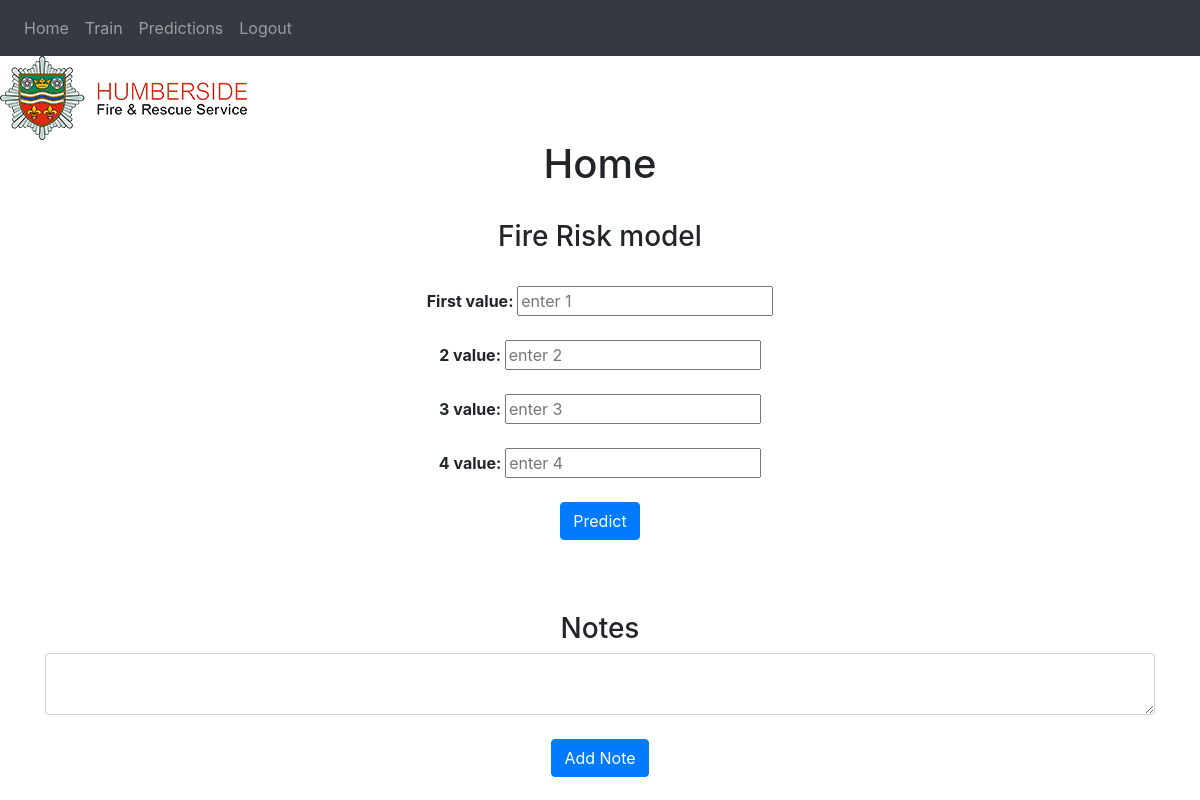
/ (signed in), run on an earlier commit of the app's database.
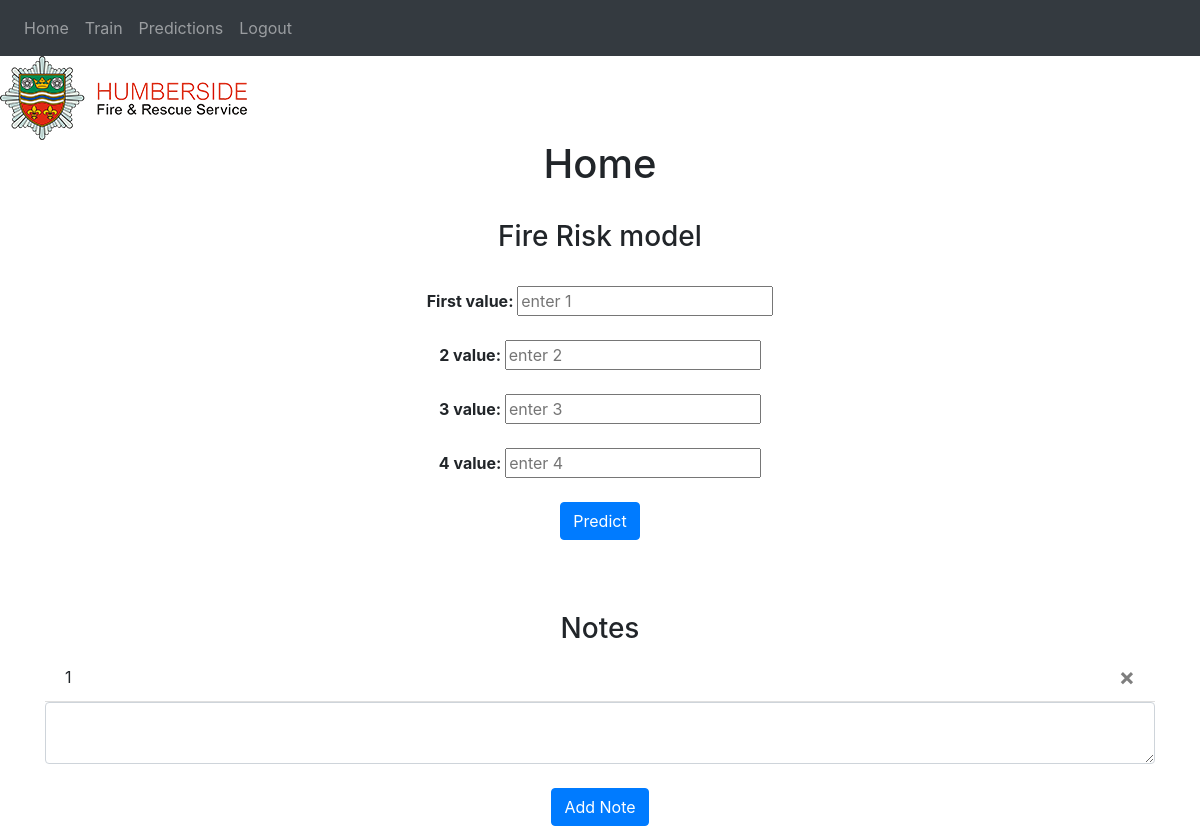
And on a later commit of the database.
### website/models.py (models this page shows)
class Note(db.Model):
    id = db.Column(db.Integer, primary_key=True)
    data = db.Column(db.String(10000))
    date = db.Column(db.DateTime(timezone=True), default=func.now())
    user_id = db.Column(db.Integer, db.ForeignKey('user.id'))

### website/views.py (the view, shortened to what this page needs)
@views.route('/', methods=['GET', 'POST'])
@login_required #must be logged in to access page
def home():
    return render_template("home.html", user=current_user)

### website/__init__.py (called while the page is built)
def create_app():
    app = Flask(__name__)
    app.config['SECRET_KEY'] = 'HFRS2021'
    app.config['SQLALCHEMY_DATABASE_URI'] = f'sqlite:///{DB_NAME}'
    app.config['MYSQL_HOST'] = db['mysql_host']
    app.config['MYSQL_USER'] = db['mysql_user']
    app.config['MYSQL_PASSWORD'] = db['mysql_password']
    app.config['MYSQL_DB'] = db['mysql_db']
    db.init_app(app)
    from .views import views
    from .auth import auth
    app.register_blueprint(views, url_prefix='/')
    app.register_blueprint(auth, url_prefix='/')
    from .models import User, Note, Predictions
    create_database(app)
    login_manager = LoginManager()
    login_manager.login_view = 'auth.login'
    login_manager.init_app(app)
    parseCSV()
    @login_manager.user_loader
    def load_user(id):
        return User.query.get(int(id)) #looks for primary key in db
    return app

### website/templates/home.html (shortened to what this page needs)
{% extends "base.html" %}
    {% block content %}
        <h1 align ="center">Home</h1>
        <br>
        <h3 align="center">Fire Risk model</h3>
        <br>
            <div align="center">
                <form method="POST">
                    <b> First value: <input type="text", name='a', placeholder="enter 1"> <br>
                    <br> 2 value: <input type="text", name='b', placeholder="enter 2"> <br>
                    <br> 3 value: <input type="text", name='c', placeholder="enter 3"> <br>
                    <br> 4 value: <input type="text", name='d', placeholder="enter 4"> <br></b>
                </form>
                <br>
                <a href="/train"><button type=button class="btn btn-primary">Predict</button></a>
            </div>
        <br>
        <br>
        <br>
        <h3 align="center">Notes</h3>
        <ul class="list-group list-group-flush" id="notes">
            {% for note in user.notes %}
            <li class="list-group-item">{{ note.data }}
                <button type="button" class="close" onClick="deleteNote({{ note.id }})">
                    <span aria-hidden="true">&times;</span>
                </button>
            </li>
            {% endfor %}
        </ul>
        <form method="POST">
            <textarea name="note" id="note" class="form-control"></textarea>
            <br>
            <div align="center">
                <button type="submit" class="btn btn-primary">Add Note</button>
            </div>
        </form>
    {% endblock %}

### website/templates/base.html (shortened to what this page needs)
<!DOCTYPE html>
<html>
<head>
    <link rel="stylesheet" href="https://stackpath.bootstrapcdn.com/bootstrap/4.4.1/css/bootstrap.min.css"
 />
    <link rel="stylesheet" href="https://stackpath.bootstrapcdn.com/font-awesome/4.7.0/css/font-awesome.min.css"
 />
    <link rel="stylesheet" href="{{ url_for('static', filename='styles/main.css')}}">
</head>
<body>
    <nav class="navbar navbar-expand-lg navbar-dark bg-dark">
        <div class="collapse navbar-collapse" id="navbar">
            <div class="navbar-nav">
                {% if user.is_authenticated %}
                <a class="nav-item nav-link" id="home" href="/">Home</a>
                <a class="nav-item nav-link" id="train" href="/train">Train</a>
                <a class="nav-item nav-link" id="predictions" href="/predictions">Predictions</a>
                <a class="nav-item nav-link" id="logout" href="/logout">Logout</a>
                {% else %}
                <a class="nav-item nav-link" id="login" href="/login">Login</a>
                <a class="nav-item nav-link" id="register" href="/register">Register</a>
                {% endif %}
            </div>
    </nav>
    {% block header %}
        <img src="{{ url_for('static', filename='/img/HFRS_logo.png')}}"></div>
    {% endblock %}
    <div class="container">{% block content %}{% endblock %}</div>
</body>
</html>

What changed in the data, as far as the page shows it:
added Note: data "1"
